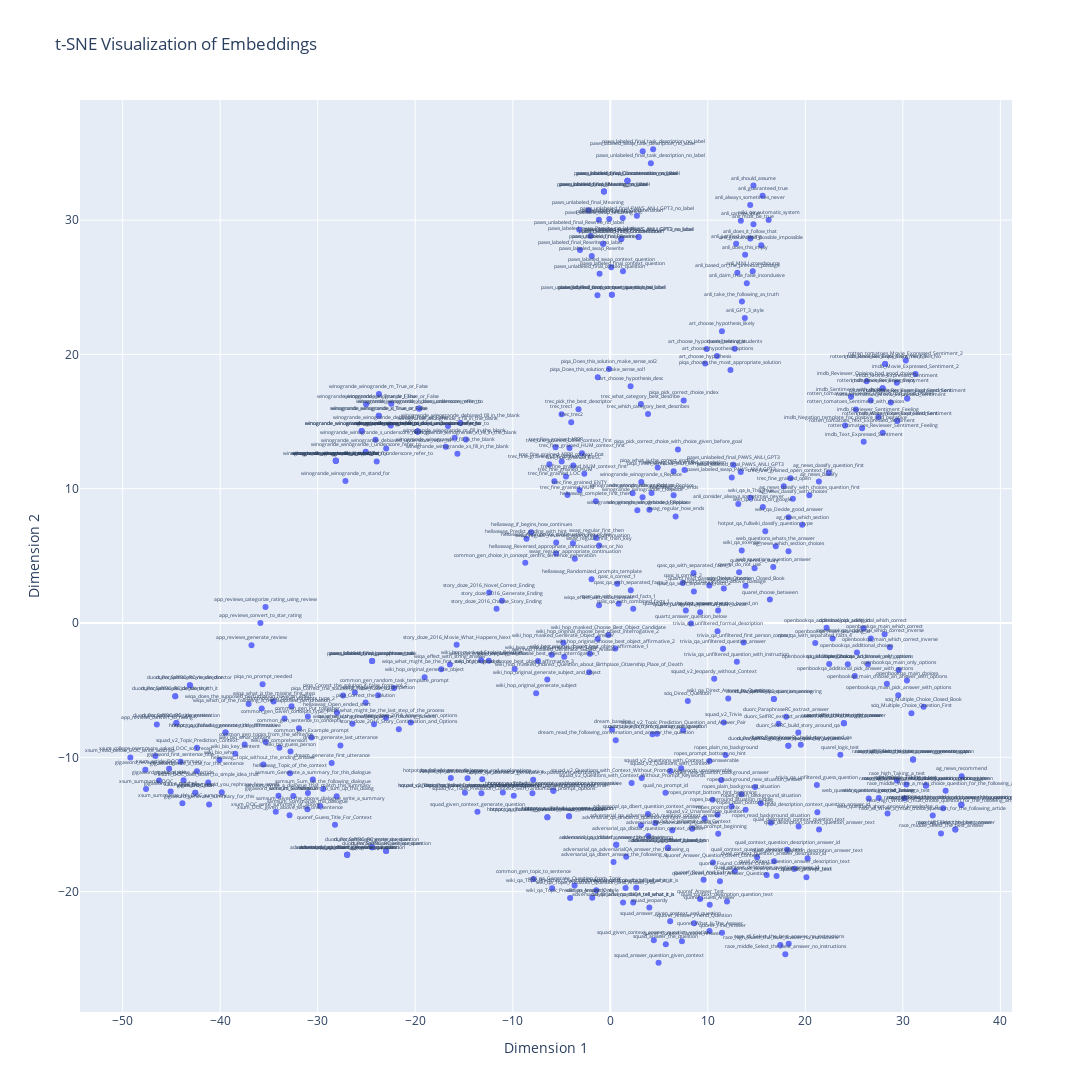

Notebook source saved alongside this figure:
### Code cell
fig.update_layout(width=2000, height=2000)
# 显示图形
fig.show()

### Figure 1 — Plotly figure (JSON) as saved in the notebook; plotly's stock layout.template omitted (floating-point values rounded to 4 significant figures; data arrays with more than 128 entries replaced by an {"elided": "..."} marker saying what was removed)
{"data": [{"mode": "markers+text", "text": {"elided": "437 str values"}, "textfont": {"size": 5}, "textposition": "top center", "type": "scatter", "x": {"elided": "437 float values"}, "y": {"elided": "437 float values"}}], "layout": {"autosize": true, "height": 2000, "showlegend": false, "title": {"text": "t-SNE Visualization of Embeddings"}, "width": 2000, "xaxis": {"title": {"text": "Dimension 1"}}, "yaxis": {"title": {"text": "Dimension 2"}}}}
